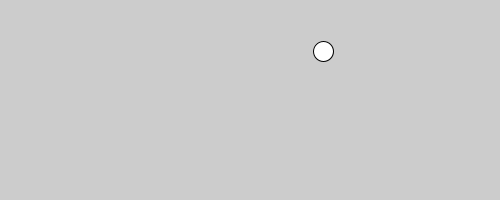
Frame 1 (no input)
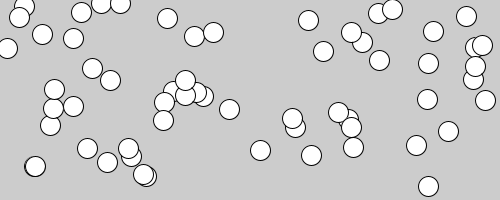
Frame 60 (the mouse pressed at the canvas centre just before this capture)
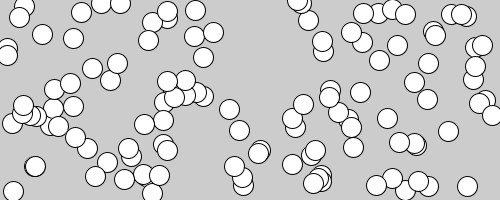
Frame 120 (the mouse held since frame 60 and released just before this capture)

The Processing sketch that drew these frames (run headless with seeded random() and noise(); from frame 60 on, the mouse is pressed at the canvas centre):

// Processing sketch: sketch_230513a
// ── sketch_230513a.pde
void setup() {
  size(500, 200);
}

void draw() {
  int x = (int)random(width);
  int y = (int)random(height);
  circle(x, y, 20);
}
